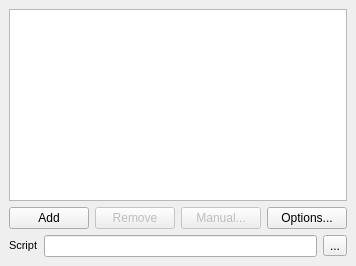
      <widget class="QWidget" name="tab_2" >
       <property name="cursor" >
        <cursor>0</cursor>
       </property>
       <property name="toolTip" >
        <string/>
       </property>
       <property name="statusTip" >
        <string/>
       </property>
       <property name="whatsThis" >
        <string/>
       </property>
       <property name="accessibleName" >
        <string/>
       </property>
       <property name="accessibleDescription" >
        <string/>
       </property>
       <attribute name="title" >
        <string>Scripts</string>
       </attribute>
       <attribute name="icon" >
        <iconset resource="ui_resource.qrc" >:/icons/icons/22x22-gartoon/modules.png</iconset>
       </attribute>
       <layout class="QVBoxLayout" >
        <property name="margin" >
         <number>9</number>
        </property>
        <property name="spacing" >
         <number>6</number>
        </property>
        <item>
         <widget class="QListWidget" name="listScripts" />
        </item>
        <item>
         <layout class="QHBoxLayout" >
          <property name="margin" >
           <number>0</number>
          </property>
          <property name="spacing" >
           <number>6</number>
          </property>
          <item>
           <widget class="QPushButton" name="btnScriptsAdd" >
            <property name="text" >
             <string>Add</string>
            </property>
            <property name="icon" >
             <iconset resource="ui_resource.qrc" >:/icons/icons/22x22-gartoon/modules.png</iconset>
            </property>
           </widget>
          </item>
          <item>
           <widget class="QPushButton" name="btnScriptsRemove" >
            <property name="enabled" >
             <bool>false</bool>
            </property>
            <property name="text" >
             <string>Remove</string>
            </property>
            <property name="icon" >
             <iconset resource="ui_resource.qrc" >:/icons/icons/22x22-gartoon/choice-no.png</iconset>
            </property>
           </widget>
          </item>
          <item>
           <widget class="QPushButton" name="btnScriptsManual" >
            <property name="enabled" >
             <bool>false</bool>
            </property>
            <property name="text" >
             <string>Manual...</string>
            </property>
            <property name="icon" >
             <iconset resource="ui_resource.qrc" >:/icons/icons/22x22-gartoon/information.png</iconset>
            </property>
           </widget>
          </item>
          <item>
           <widget class="QPushButton" name="btnScriptsOptions" >
            <property name="enabled" >
             <bool>true</bool>
            </property>
            <property name="text" >
             <string>Options...</string>
            </property>
            <property name="icon" >
             <iconset resource="ui_resource.qrc" >:/icons/icons/22x22-gartoon/configuration.png</iconset>
            </property>
           </widget>
          </item>
         </layout>
        </item>
        <item>
         <layout class="QHBoxLayout" >
          <property name="margin" >
           <number>0</number>
          </property>
          <property name="spacing" >
           <number>6</number>
          </property>
          <item>
           <widget class="QLabel" name="label_5" >
            <property name="text" >
             <string>&lt;html>&lt;head>&lt;meta name="qrichtext" content="1" />&lt;/head>&lt;body style=" white-space: pre-wrap; font-family:MS Shell Dlg; font-size:8.25pt; font-weight:400; font-style:normal; text-decoration:none;">&lt;p style=" margin-top:0px; margin-bottom:0px; margin-left:0px; margin-right:0px; -qt-block-indent:0; text-indent:0px;">&lt;span style=" font-size:8pt;">Script&lt;/span>&lt;/p>&lt;/body>&lt;/html></string>
            </property>
           </widget>
          </item>
          <item>
           <widget class="QLineEdit" name="lineScriptsName" />
          </item>
          <item>
           <widget class="QToolButton" name="btnScriptsLoad" >
            <property name="text" >
             <string>...</string>
            </property>
            <property name="icon" >
             <iconset resource="ui_resource.qrc" >:/icons/icons/22x22-gartoon/viewer.png</iconset>
            </property>
           </widget>
          </item>
         </layout>
        </item>
       </layout>
      </widget>
